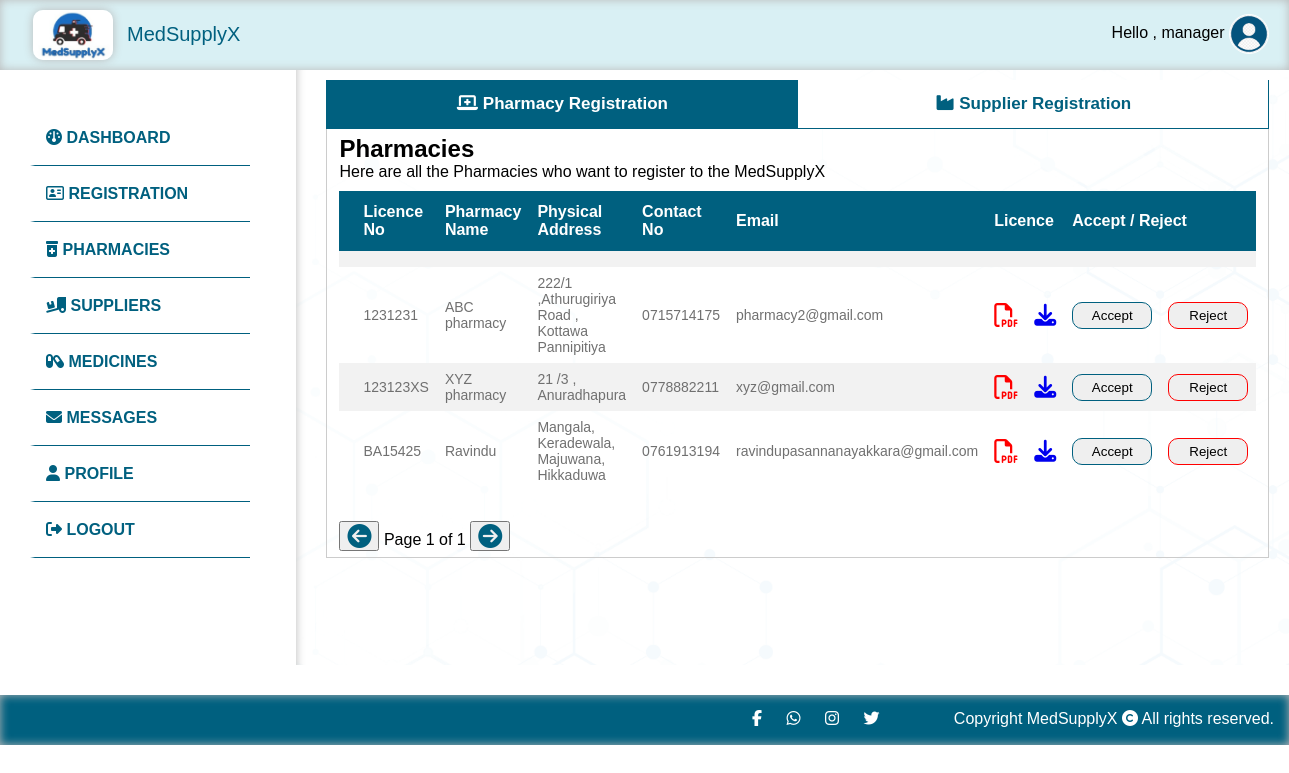
/managers/registration (signed in), run on the app's committed database.
### tables this page shows
CREATE TABLE `pharmacyregistration` (
  `id` int(11) NOT NULL,
  `name` varchar(100) NOT NULL,
  `address` varchar(100) NOT NULL,
  `phone` varchar(20) NOT NULL,
  `licenceno` varchar(100) NOT NULL,
  `email` varchar(100) NOT NULL,
  `password` varchar(100) NOT NULL,
  `licence` varchar(200) NOT NULL,
  `status` varchar(255) NOT NULL DEFAULT 'pending',
  `user_id` int(11) NOT NULL,
  `reason` varchar(255) NOT NULL
);

### app/controllers/Managers.php (called while the page is built, shortened)
<?php
class Managers extends Controller
{
    public $managerModel;
    public function __construct()
    {
        $this->managerModel = $this->model('Manager');
    }
    public function registration()
    {
        $pharmacyRegistration = $this->managerModel->getPharmacyRegistration();
        $supplierRegistration = $this->managerModel->getSupplierRegistration();
        $data = [
            'pharmacyRegistration' => $pharmacyRegistration,
            'supplierRegistration' => $supplierRegistration
        ];
        $this->view('manager/registration', $data);
    }
}

### app/libraries/Core.php (called while the page is built, shortened)
<?php
    class Core {
        protected $currentMethod = 'index';
        public function __construct() {
            $url = $this->getUrl();
            if(isset($url[0])){
            if(file_exists('../app/controllers/' . ucwords($url[0]) . '.php')) {
                unset($url[0]);
            }
        }
            $this->currentController = new $this->currentController;
            if(isset($url[1])) {
                if(method_exists($this->currentController, $url[1])) {
                    $this->currentMethod = $url[1];
                    unset($url[1]);
                }
            }
            $this->params = $url ? array_values($url) : [];
            call_user_func_array([$this->currentController, $this->currentMethod], $this->params);
      }
       public function getUrl() {
           if(isset($_GET['url'])) {
               $url = rtrim($_GET['url'], '/');
               $url = filter_var($url, FILTER_SANITIZE_URL);
               $url = explode('/', $url);
               return $url;
           }
       }
    }
    ?>

### public/index.php (called while the page is built, shortened)
<?php
    $init = new Core;
?>

### app/libraries/Database.php (called while the page is built, shortened)
<?php
class Database {
    private $host = DB_HOST;
    private $user = DB_USER;
    private $pass = DB_PASS;
    private $dbname= DB_NAME;
    private $dbh;
    private $stmt;
    public function __construct(){
        $dsn = 'mysql:host=' . $this->host . ';dbname=' . $this->dbname;
        $options = array(
            PDO::ATTR_PERSISTENT => true,
            PDO::ATTR_ERRMODE => PDO::ERRMODE_EXCEPTION
        );
        try{
            $this->dbh = new PDO($dsn, $this->user, $this->pass, $options);
        } catch(PDOException $e){
            $this->error = $e->getMessage();
            echo $this->error;
        }
    }
    public function query($sql){
        $this->stmt = $this->dbh->prepare($sql);
    }
    public function execute(){
        return $this->stmt->execute();
    }
    public function resultSet(){
        $this->execute();
        return $this->stmt->fetchAll(PDO::FETCH_OBJ);
    }
}

### app/models/Manager.php (called while the page is built, shortened)
<?php
class Manager
{
    private $db;
    public function __construct()
    {
        $this->db = new Database;
    }
    public function getPharmacyRegistration()
    {
        $this->db->query("SELECT * FROM pharmacyregistration WHERE status='pending'");
        $results = $this->db->resultSet();
        return $results;
    }
    public function getSupplierRegistration()
    {
        $this->db->query("SELECT * FROM supplierregistration WHERE status='pending'");
        $results = $this->db->resultSet();
        return $results;
    }
}

### app/views/manager/registration.php (the view, shortened to what this page needs)
<DOCTYPE html>
  <html lang="en">
  <head>
    <link rel="stylesheet" href="<?php echo URLROOT ?>/public/css/style.css">
  </head>
  <body>
    <?php require APPROOT . '/views/inc/header.php'; ?>
    <?php require APPROOT . '/views/inc/manager_sidebar.php'; ?>
    <div class="content">
      <div class="horizontaltab2">
        <button class="tablinks active" onclick="openEvent(event, 'pharmacy')"> <i class="fas fa-laptop-medical"></i> Pharmacy Registration </button>
        <button class="tablinks" onclick="openEvent(event, 'supplier')"> <i class="fas fa-industry"></i> Supplier Registration </button>
      </div>
      <div id="pharmacy" class="tabcontent">
        <h2 class="anim"> Pharmacies </h2>
        <p class="anim"> Here are all the Pharmacies who want to register to the MedSupplyX </p>
        <div class="anim">
          <form method="post" action="<?php echo URLROOT; ?>/managers/approve_pharmacy">
            <table class="customers">
              <tr>
                <th> </th>
                <th> Licence No </th>
                <th> Pharmacy Name </th>
                <th> Physical Address </th>
                <th> Contact No </th>
                <th> Email </th>
                <th colspan="2"> Licence </th>
                <th colspan="2"> Accept / Reject </th>
              </tr>
              <tr>
                <td> </td>
                <td> </td>
                <td> </td>
                <td> </td>
                <td> </td>
                <td> </td>
                <td> </td>
                <td> </td>
                <td> </td>
                <td> </td>
              </tr>
              <?php foreach ($data['pharmacyRegistration'] as $pharmacyRegistration) : ?>
                <tr class="pharmacyreg_row">
                  <td> </td>
                  <td> <?php echo $pharmacyRegistration->licenceno; ?> </td>
                  <td> <?php echo $pharmacyRegistration->name; ?> </td>
                  <td> <?php echo $pharmacyRegistration->address; ?> </td>
                  <td> <?php echo $pharmacyRegistration->phone; ?> </td>
                  <td> <?php echo $pharmacyRegistration->email; ?> </td>
                  <td> <a href="<?php echo URLROOT; ?>/public/uploads/PharmacyLicence/<?php echo $pharmacyRegistration->licence; ?>" target="_blank">
                      <i class="fa fa-file-pdf-o" style="font-size:24px;color:red;"></i>
                    </a>
                  </td>
                  <td> <a href="<?php echo URLROOT; ?>/public/uploads/PharmacyLicence/<?php echo $pharmacyRegistration->licence; ?>" target="_blank" download>
                      <i class="fa fa-download" aria-hidden="true" style="font-size:22px;"></i>
                    </a>
                  </td>
                  <td> <button class="smallOpen-button" name="acceptpharmacy" value="<?php echo $pharmacyRegistration->email ?>"> Accept </button>
          </form>
          </td>
          <td>
            <form action="<?php echo URLROOT; ?>/managers/rejectPharmacy/<?php echo $pharmacyRegistration->id; ?>" method="POST">
              <input type="submit" class="smallOpen-button-red" name="reject" value="Reject">
            </form>
          </td>
          </tr>
        <?php endforeach; ?>
        </div>
        <div class="middlespace"> </div>
        <div id="pagination">
          <button id="prevBtn" style='font-size:24px' type="button"> <i class='fas fa-arrow-circle-left' style="color:#00607F;"> </i></button>
          <span id="currentPage"> </span>
          <button id="nextBtn" style='font-size:24px' type="button"> <i class='fas fa-arrow-circle-right' style="color:#00607F;"> </i></button>
        </div>
      </div>
    </div>
    <div class="middlespace"> </div>
    <?php require APPROOT . '/views/inc/footer.php'; ?>
  </body>
  </html>

### public/css/style.css (style rules this page uses)
* { box-sizing: border-box; margin: 0; }
body { font-family:Arial, Helvetica, sans-serif; min-height: 100vh; }
.content { background: rgb(255,255,255); background: linear-gradient(90deg, rgba(255,255,255,1) 0%, rgb(235, 252, 255) 100%); padding: 30px; flex: 1; margin-top: 50px; background-repeat: no-repeat; background-size: cover; box-shadow: 0px 10px 10px rgb(185, 185, 185) inset; background-image: url(../img/background.png); }
.anim { animation: 2s anim-lineUp ease-out; }
.customers { font-family: Arial, Helvetica, sans-serif; border-collapse: collapse; width: 100%; margin-top: 10px; }
.customers td, .customers th { border: 0px solid #ddd; padding: 8px; color:#707070; }
.customers td { font-size: 14px; }
.customers tr:nth-child(even) { background-color: #f2f2f2; }
.customers th { padding-top: 12px; padding-bottom: 12px; text-align: left; background-color: #00607F; color: white; }
.smallOpen-button { border:1px solid #00607F; padding: 5px 0px; cursor: pointer; width:80px; border-radius: 10px; text-align: center; }
.smallOpen-button-red { border:1px solid red; padding: 5px 0px; cursor: pointer; width:80px; border-radius: 10px; text-align: center; }
.middlespace { height:30px; }
.horizontaltab , .horizontaltab2 , .horizontaltab3 { overflow: hidden; background-color: white; border-bottom: 1px solid #00607F; border-left: 1px solid #00607F; }
.horizontaltab2 button { background-color: inherit; float: left; border: none; outline: none; cursor: pointer; padding: 14px 16px; transition: 0.3s; font-size: 17px; width:50%; color:#00607F; font-weight: bold; border-right: 1px solid #00607F; }
.tablinks.active { background-color: #00607F; color: white; }
.horizontaltab button:hover , .horizontaltab2 button.active , .horizontaltab3 button.active { background-color: #00607F; color:#ffffff; }
.tabcontent { display: none; padding: 6px 12px; border: 1px solid #ccc; border-top: none; }

### data on the page
pharmacyregistration: licenceno "1231231", name "ABC pharmacy", address "222/1 ,Athurugiriya Road , Kottawa Pannipitiya", phone "0715714175", email "pharmacy2@gmail.com"
pharmacyregistration: licenceno "123123XS", name "XYZ pharmacy", address "21 /3 , Anuradhapura", phone "0778882211", email "xyz@gmail.com"
pharmacyregistration: licenceno "BA15425", name "Ravindu", address "Mangala, Keradewala, Majuwana, Hikkaduwa", phone "0761913194", email "ravindupasannanayakkara@gmail.com"

### other printed values
$_SESSION['USER_DATA']['name'] "manager"
